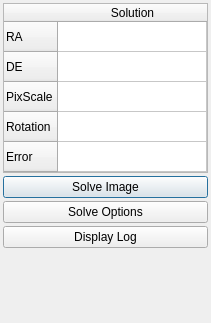
<?xml version="1.0" encoding="UTF-8"?>
<ui version="4.0">
 <class>solveInfo</class>
 <widget class="QDialog" name="solveInfo">
  <property name="geometry">
   <rect>
    <x>0</x>
    <y>0</y>
    <width>211</width>
    <height>323</height>
   </rect>
  </property>
  <property name="windowTitle">
   <string>Statistics</string>
  </property>
  <layout class="QVBoxLayout" name="verticalLayout">
   <property name="spacing">
    <number>3</number>
   </property>
   <property name="leftMargin">
    <number>3</number>
   </property>
   <property name="topMargin">
    <number>3</number>
   </property>
   <property name="rightMargin">
    <number>3</number>
   </property>
   <property name="bottomMargin">
    <number>3</number>
   </property>
   <item>
    <widget class="QTableWidget" name="solutionTable">
     <property name="verticalScrollBarPolicy">
      <enum>Qt::ScrollBarAlwaysOff</enum>
     </property>
     <property name="horizontalScrollBarPolicy">
      <enum>Qt::ScrollBarAlwaysOff</enum>
     </property>
     <property name="sizeAdjustPolicy">
      <enum>QAbstractScrollArea::AdjustToContents</enum>
     </property>
     <property name="editTriggers">
      <set>QAbstractItemView::NoEditTriggers</set>
     </property>
     <property name="selectionMode">
      <enum>QAbstractItemView::SingleSelection</enum>
     </property>
     <attribute name="horizontalHeaderCascadingSectionResizes">
      <bool>false</bool>
     </attribute>
     <attribute name="horizontalHeaderDefaultSectionSize">
      <number>50</number>
     </attribute>
     <attribute name="horizontalHeaderStretchLastSection">
      <bool>true</bool>
     </attribute>
     <attribute name="verticalHeaderShowSortIndicator" stdset="0">
      <bool>false</bool>
     </attribute>
     <attribute name="verticalHeaderStretchLastSection">
      <bool>true</bool>
     </attribute>
     <row>
      <property name="text">
       <string>RA</string>
      </property>
     </row>
     <row>
      <property name="text">
       <string>DE</string>
      </property>
     </row>
     <row>
      <property name="text">
       <string>PixScale</string>
      </property>
     </row>
     <row>
      <property name="text">
       <string>Rotation</string>
      </property>
     </row>
     <row>
      <property name="text">
       <string>Error</string>
      </property>
     </row>
     <column>
      <property name="text">
       <string>Solution</string>
      </property>
     </column>
    </widget>
   </item>
   <item>
    <widget class="QPushButton" name="solveB">
     <property name="text">
      <string>Solve Image</string>
     </property>
    </widget>
   </item>
   <item>
    <widget class="QPushButton" name="optionsB">
     <property name="text">
      <string>Solve Options</string>
     </property>
    </widget>
   </item>
   <item>
    <widget class="QPushButton" name="logB">
     <property name="text">
      <string>Display Log</string>
     </property>
    </widget>
   </item>
   <item>
    <spacer name="verticalSpacer">
     <property name="orientation">
      <enum>Qt::Vertical</enum>
     </property>
     <property name="sizeHint" stdset="0">
      <size>
       <width>20</width>
       <height>40</height>
      </size>
     </property>
    </spacer>
   </item>
  </layout>
 </widget>
 <resources/>
 <connections/>
</ui>
